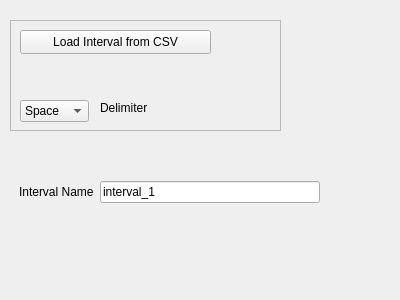
<?xml version="1.0" encoding="UTF-8"?>
<ui version="4.0">
 <class>Digital_Interval_Loader_Widget</class>
 <widget class="QWidget" name="Digital_Interval_Loader_Widget">
  <property name="geometry">
   <rect>
    <x>0</x>
    <y>0</y>
    <width>400</width>
    <height>300</height>
   </rect>
  </property>
  <property name="windowTitle">
   <string>Form</string>
  </property>
  <widget class="QFrame" name="frame">
   <property name="geometry">
    <rect>
     <x>10</x>
     <y>20</y>
     <width>271</width>
     <height>111</height>
    </rect>
   </property>
   <property name="frameShape">
    <enum>QFrame::Shape::StyledPanel</enum>
   </property>
   <property name="frameShadow">
    <enum>QFrame::Shadow::Raised</enum>
   </property>
   <widget class="QPushButton" name="load_from_csv">
    <property name="geometry">
     <rect>
      <x>10</x>
      <y>10</y>
      <width>191</width>
      <height>24</height>
     </rect>
    </property>
    <property name="text">
     <string>Load Interval from CSV</string>
    </property>
   </widget>
   <widget class="QLabel" name="label_2">
    <property name="geometry">
     <rect>
      <x>90</x>
      <y>80</y>
      <width>51</width>
      <height>16</height>
     </rect>
    </property>
    <property name="text">
     <string>Delimiter</string>
    </property>
   </widget>
   <widget class="QComboBox" name="delimiter_combo">
    <property name="geometry">
     <rect>
      <x>10</x>
      <y>80</y>
      <width>69</width>
      <height>22</height>
     </rect>
    </property>
    <item>
     <property name="text">
      <string>Space</string>
     </property>
    </item>
    <item>
     <property name="text">
      <string>Comma</string>
     </property>
    </item>
   </widget>
  </widget>
  <widget class="QWidget" name="horizontalLayoutWidget">
   <property name="geometry">
    <rect>
     <x>19</x>
     <y>180</y>
     <width>301</width>
     <height>24</height>
    </rect>
   </property>
   <layout class="QHBoxLayout" name="horizontalLayout">
    <item>
     <widget class="QLabel" name="label">
      <property name="text">
       <string>Interval Name</string>
      </property>
     </widget>
    </item>
    <item>
     <widget class="QLineEdit" name="data_name_text">
      <property name="text">
       <string>interval_1</string>
      </property>
     </widget>
    </item>
   </layout>
  </widget>
 </widget>
 <resources/>
 <connections/>
</ui>
